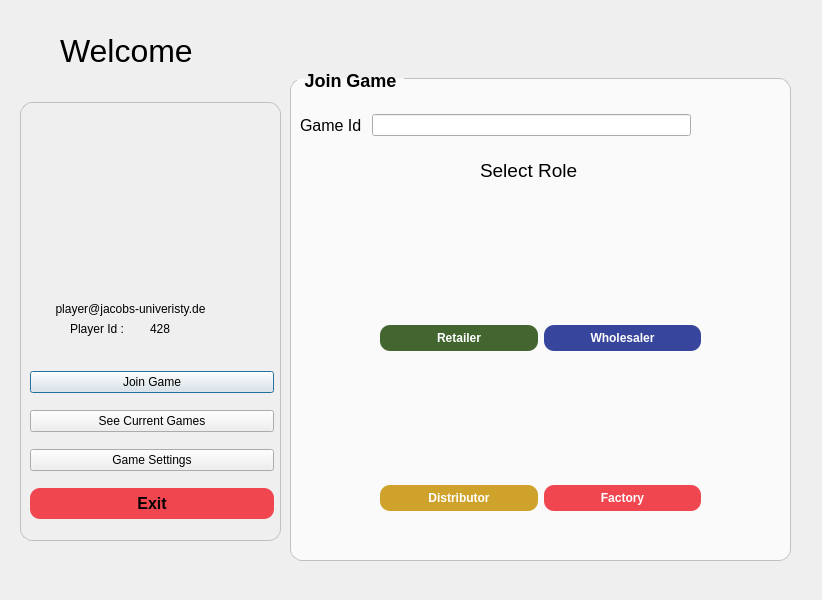
<?xml version="1.0" encoding="UTF-8"?>
<ui version="4.0">
 <class>playerDialog</class>
 <widget class="QDialog" name="playerDialog">
  <property name="geometry">
   <rect>
    <x>0</x>
    <y>0</y>
    <width>822</width>
    <height>600</height>
   </rect>
  </property>
  <property name="windowTitle">
   <string>Player</string>
  </property>
  <widget class="QGroupBox" name="groupBox">
   <property name="geometry">
    <rect>
     <x>20</x>
     <y>90</y>
     <width>261</width>
     <height>451</height>
    </rect>
   </property>
   <property name="styleSheet">
    <string notr="true">QGroupBox {
    font: bold;
    border: 1px solid silver;
    border-radius: 12px;
    margin-top: 12px;
    padding: 10px 5px 10px 5px;
}

QGroupBox::title {
    subcontrol-origin: margin;
    left: 7px;
    padding: 0px 5px 0px 5px;
}</string>
   </property>
   <property name="title">
    <string/>
   </property>
   <widget class="QLabel" name="label_user">
    <property name="geometry">
     <rect>
      <x>20</x>
      <y>30</y>
      <width>191</width>
      <height>171</height>
     </rect>
    </property>
    <property name="text">
     <string/>
    </property>
   </widget>
   <widget class="QLabel" name="label_2">
    <property name="geometry">
     <rect>
      <x>50</x>
      <y>230</y>
      <width>121</width>
      <height>17</height>
     </rect>
    </property>
    <property name="text">
     <string>Player Id : </string>
    </property>
   </widget>
   <widget class="QLabel" name="label_3">
    <property name="geometry">
     <rect>
      <x>130</x>
      <y>230</y>
      <width>67</width>
      <height>17</height>
     </rect>
    </property>
    <property name="text">
     <string>428</string>
    </property>
    <property name="alignment">
     <set>Qt::AlignLeading|Qt::AlignLeft|Qt::AlignVCenter</set>
    </property>
   </widget>
   <widget class="QLabel" name="label">
    <property name="geometry">
     <rect>
      <x>10</x>
      <y>210</y>
      <width>201</width>
      <height>17</height>
     </rect>
    </property>
    <property name="text">
     <string>player@jacobs-univeristy.de</string>
    </property>
    <property name="alignment">
     <set>Qt::AlignCenter</set>
    </property>
   </widget>
   <widget class="QWidget" name="verticalLayoutWidget">
    <property name="geometry">
     <rect>
      <x>10</x>
      <y>270</y>
      <width>244</width>
      <height>171</height>
     </rect>
    </property>
    <layout class="QVBoxLayout" name="verticalLayout_2">
     <item>
      <widget class="QPushButton" name="pushButton">
       <property name="text">
        <string>Join Game</string>
       </property>
      </widget>
     </item>
     <item>
      <widget class="QPushButton" name="pushButton_4">
       <property name="text">
        <string>See Current Games</string>
       </property>
      </widget>
     </item>
     <item>
      <widget class="QPushButton" name="pushButton_5">
       <property name="text">
        <string>Game Settings</string>
       </property>
      </widget>
     </item>
     <item>
      <widget class="QPushButton" name="pushButton_2">
       <property name="styleSheet">
        <string notr="true">QPushButton {
    background-color: rgb(240,70,80);
    border-style: outset;
    border-radius: 10px;
    font: bold 16px;
    min-width: 10em;
    padding: 6px;
}</string>
       </property>
       <property name="text">
        <string>Exit</string>
       </property>
      </widget>
     </item>
    </layout>
   </widget>
  </widget>
  <widget class="QWidget" name="horizontalLayoutWidget">
   <property name="geometry">
    <rect>
     <x>290</x>
     <y>70</y>
     <width>501</width>
     <height>491</height>
    </rect>
   </property>
   <layout class="QHBoxLayout" name="horizontalLayout">
    <item>
     <widget class="QGroupBox" name="groupBox_2">
      <property name="styleSheet">
       <string notr="true">QGroupBox {
    font: bold;
	font-size:18px;
    border: 1px solid silver;
    border-radius: 12px;
    margin-top: 8px;
    padding: 15px 5px 10px 5px;
background-color: rgb(250, 250, 250);
}

QGroupBox::title {
    subcontrol-origin: margin;
    left: 7px;
    padding: 0px 5px 0px 5px;
}</string>
      </property>
      <property name="title">
       <string>Join Game</string>
      </property>
      <widget class="QWidget" name="layoutWidget">
       <property name="geometry">
        <rect>
         <x>10</x>
         <y>40</y>
         <width>391</width>
         <height>31</height>
        </rect>
       </property>
       <layout class="QHBoxLayout" name="horizontalLayout_2">
        <item>
         <widget class="QLabel" name="label_JoinGameId">
          <property name="font">
           <font>
            <pointsize>12</pointsize>
           </font>
          </property>
          <property name="text">
           <string>Game Id </string>
          </property>
         </widget>
        </item>
        <item>
         <widget class="QLineEdit" name="lineEdit_useremail">
          <property name="maxLength">
           <number>32751</number>
          </property>
         </widget>
        </item>
       </layout>
      </widget>
      <widget class="QLabel" name="label_4">
       <property name="geometry">
        <rect>
         <x>190</x>
         <y>90</y>
         <width>131</width>
         <height>21</height>
        </rect>
       </property>
       <property name="font">
        <font>
         <pointsize>14</pointsize>
        </font>
       </property>
       <property name="text">
        <string>Select Role</string>
       </property>
      </widget>
      <widget class="QWidget" name="horizontalLayoutWidget_2">
       <property name="geometry">
        <rect>
         <x>90</x>
         <y>140</y>
         <width>321</width>
         <height>141</height>
        </rect>
       </property>
       <layout class="QHBoxLayout" name="horizontalLayout_5">
        <item>
         <layout class="QVBoxLayout" name="verticalLayout">
          <item>
           <widget class="QLabel" name="label_retailer">
            <property name="layoutDirection">
             <enum>Qt::LeftToRight</enum>
            </property>
            <property name="text">
             <string/>
            </property>
            <property name="alignment">
             <set>Qt::AlignCenter</set>
            </property>
           </widget>
          </item>
          <item>
           <widget class="QPushButton" name="pushButton_6">
            <property name="styleSheet">
             <string notr="true">QPushButton {
    background-color: rgb(67,102,48);
    border-style: outset;
    border-radius: 10px;
    font: bold 12px;
    padding: 6px;
color: white;
}</string>
            </property>
            <property name="text">
             <string>Retailer</string>
            </property>
           </widget>
          </item>
         </layout>
        </item>
        <item>
         <layout class="QVBoxLayout" name="verticalLayout_5">
          <item>
           <widget class="QLabel" name="label_wholesaler">
            <property name="text">
             <string/>
            </property>
            <property name="alignment">
             <set>Qt::AlignCenter</set>
            </property>
           </widget>
          </item>
          <item>
           <widget class="QPushButton" name="pushButton_8">
            <property name="styleSheet">
             <string notr="true">QPushButton {
    background-color: rgb(55,69,156);
    border-style: outset;
    border-radius: 10px;
    font: bold 12px;
    padding: 6px;
color: white;
}</string>
            </property>
            <property name="text">
             <string>Wholesaler</string>
            </property>
           </widget>
          </item>
         </layout>
        </item>
       </layout>
      </widget>
      <widget class="QWidget" name="horizontalLayoutWidget_3">
       <property name="geometry">
        <rect>
         <x>90</x>
         <y>300</y>
         <width>321</width>
         <height>141</height>
        </rect>
       </property>
       <layout class="QHBoxLayout" name="horizontalLayout_6">
        <item>
         <layout class="QVBoxLayout" name="verticalLayout_4">
          <item>
           <widget class="QLabel" name="label_distributor">
            <property name="text">
             <string/>
            </property>
            <property name="alignment">
             <set>Qt::AlignCenter</set>
            </property>
           </widget>
          </item>
          <item>
           <widget class="QPushButton" name="pushButton_9">
            <property name="styleSheet">
             <string notr="true">QPushButton {
    background-color: rgb(207,163,43);
    border-style: outset;
    border-radius: 10px;
    font: bold 12px;
    padding: 6px;
color: white;
}</string>
            </property>
            <property name="text">
             <string>Distributor</string>
            </property>
           </widget>
          </item>
         </layout>
        </item>
        <item>
         <layout class="QVBoxLayout" name="verticalLayout_6">
          <item>
           <widget class="QLabel" name="label_factory">
            <property name="text">
             <string/>
            </property>
            <property name="alignment">
             <set>Qt::AlignCenter</set>
            </property>
           </widget>
          </item>
          <item>
           <widget class="QPushButton" name="pushButton_10">
            <property name="styleSheet">
             <string notr="true">QPushButton {
    background-color: rgb(240,70,80);
    border-style: outset;
    border-radius: 10px;
    font: bold 12px;
    padding: 6px;
color: white;
}</string>
            </property>
            <property name="text">
             <string>Factory</string>
            </property>
           </widget>
          </item>
         </layout>
        </item>
       </layout>
      </widget>
     </widget>
    </item>
   </layout>
  </widget>
  <widget class="QLabel" name="label_5">
   <property name="geometry">
    <rect>
     <x>60</x>
     <y>30</y>
     <width>151</width>
     <height>41</height>
    </rect>
   </property>
   <property name="font">
    <font>
     <pointsize>24</pointsize>
    </font>
   </property>
   <property name="text">
    <string>Welcome</string>
   </property>
  </widget>
 </widget>
 <tabstops>
  <tabstop>pushButton_2</tabstop>
  <tabstop>pushButton_4</tabstop>
  <tabstop>pushButton_5</tabstop>
  <tabstop>lineEdit_useremail</tabstop>
  <tabstop>pushButton</tabstop>
 </tabstops>
 <resources/>
 <connections/>
</ui>
